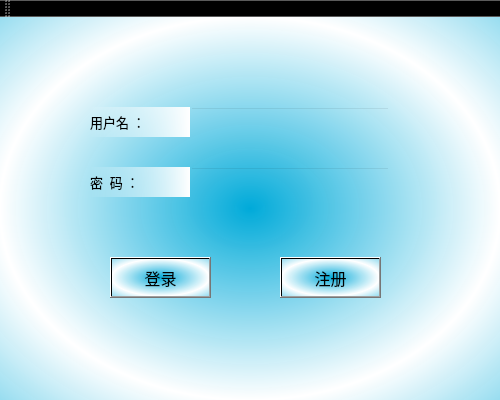
<?xml version="1.0" encoding="UTF-8"?>
<ui version="4.0">
 <class>login</class>
 <widget class="QMainWindow" name="login">
  <property name="enabled">
   <bool>true</bool>
  </property>
  <property name="geometry">
   <rect>
    <x>0</x>
    <y>0</y>
    <width>500</width>
    <height>400</height>
   </rect>
  </property>
  <property name="font">
   <font>
    <family>楷体</family>
    <pointsize>13</pointsize>
   </font>
  </property>
  <property name="styleSheet">
   <string notr="true">background-color: qradialgradient(spread:reflect, cx:0.5, cy:0.5, radius:0.5, fx:0.5, fy:0.5, stop:0 rgba(0, 170, 217, 247), stop:1 rgba(255, 255, 255, 255));</string>
  </property>
  <property name="inputMethodHints">
   <set>Qt::ImhNone</set>
  </property>
  <widget class="QWidget" name="centralWidget">
   <widget class="QPushButton" name="pushButton">
    <property name="geometry">
     <rect>
      <x>110</x>
      <y>240</y>
      <width>101</width>
      <height>41</height>
     </rect>
    </property>
    <property name="font">
     <font>
      <family>楷体</family>
      <pointsize>12</pointsize>
     </font>
    </property>
    <property name="text">
     <string>登录</string>
    </property>
   </widget>
   <widget class="QPushButton" name="pushButton_2">
    <property name="geometry">
     <rect>
      <x>280</x>
      <y>240</y>
      <width>101</width>
      <height>41</height>
     </rect>
    </property>
    <property name="font">
     <font>
      <family>楷体</family>
      <pointsize>12</pointsize>
     </font>
    </property>
    <property name="text">
     <string>注册</string>
    </property>
   </widget>
   <widget class="QLabel" name="label">
    <property name="geometry">
     <rect>
      <x>90</x>
      <y>90</y>
      <width>100</width>
      <height>30</height>
     </rect>
    </property>
    <property name="font">
     <font>
      <family>楷体</family>
      <pointsize>10</pointsize>
     </font>
    </property>
    <property name="styleSheet">
     <string notr="true">background-color: qlineargradient(spread:pad, x1:0, y1:0, x2:1, y2:0, stop:0 rgba(255, 255, 255, 0), stop:1 rgba(255, 255, 255, 255));</string>
    </property>
    <property name="text">
     <string>用户名 ：</string>
    </property>
   </widget>
   <widget class="QLabel" name="label_2">
    <property name="geometry">
     <rect>
      <x>90</x>
      <y>150</y>
      <width>100</width>
      <height>30</height>
     </rect>
    </property>
    <property name="sizePolicy">
     <sizepolicy hsizetype="Fixed" vsizetype="Preferred">
      <horstretch>0</horstretch>
      <verstretch>0</verstretch>
     </sizepolicy>
    </property>
    <property name="font">
     <font>
      <family>楷体</family>
      <pointsize>10</pointsize>
     </font>
    </property>
    <property name="styleSheet">
     <string notr="true">background-color: qlineargradient(spread:pad, x1:0, y1:0, x2:1, y2:0, stop:0 rgba(255, 255, 255, 0), stop:1 rgba(255, 255, 255, 255));</string>
    </property>
    <property name="text">
     <string>密  码 ：</string>
    </property>
   </widget>
   <widget class="QLineEdit" name="lineEdit">
    <property name="geometry">
     <rect>
      <x>190</x>
      <y>90</y>
      <width>200</width>
      <height>30</height>
     </rect>
    </property>
    <property name="styleSheet">
     <string notr="true">background-color: rgba(255, 255, 255, 0);</string>
    </property>
   </widget>
   <widget class="QLineEdit" name="lineEdit_2">
    <property name="geometry">
     <rect>
      <x>190</x>
      <y>150</y>
      <width>200</width>
      <height>30</height>
     </rect>
    </property>
    <property name="baseSize">
     <size>
      <width>0</width>
      <height>0</height>
     </size>
    </property>
    <property name="cursor">
     <cursorShape>IBeamCursor</cursorShape>
    </property>
    <property name="styleSheet">
     <string notr="true">background-color: rgba(255, 255, 255, 0);</string>
    </property>
    <property name="inputMethodHints">
     <set>Qt::ImhHiddenText</set>
    </property>
   </widget>
  </widget>
  <widget class="QMenuBar" name="menuBar">
   <property name="geometry">
    <rect>
     <x>0</x>
     <y>0</y>
     <width>500</width>
     <height>26</height>
    </rect>
   </property>
  </widget>
  <widget class="QToolBar" name="mainToolBar">
   <attribute name="toolBarArea">
    <enum>TopToolBarArea</enum>
   </attribute>
   <attribute name="toolBarBreak">
    <bool>false</bool>
   </attribute>
  </widget>
 </widget>
 <layoutdefault spacing="6" margin="11"/>
 <resources/>
 <connections/>
</ui>
